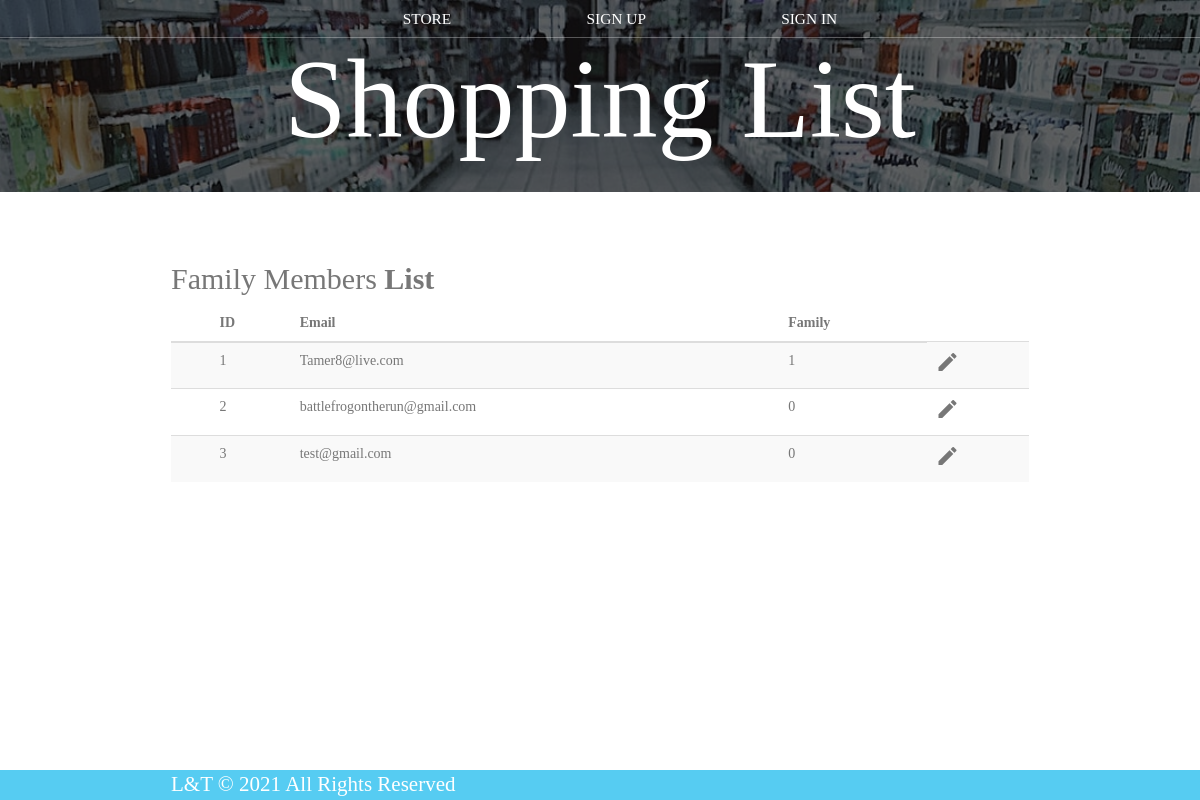
/family-members-control.php, run on an earlier commit of the app's database.
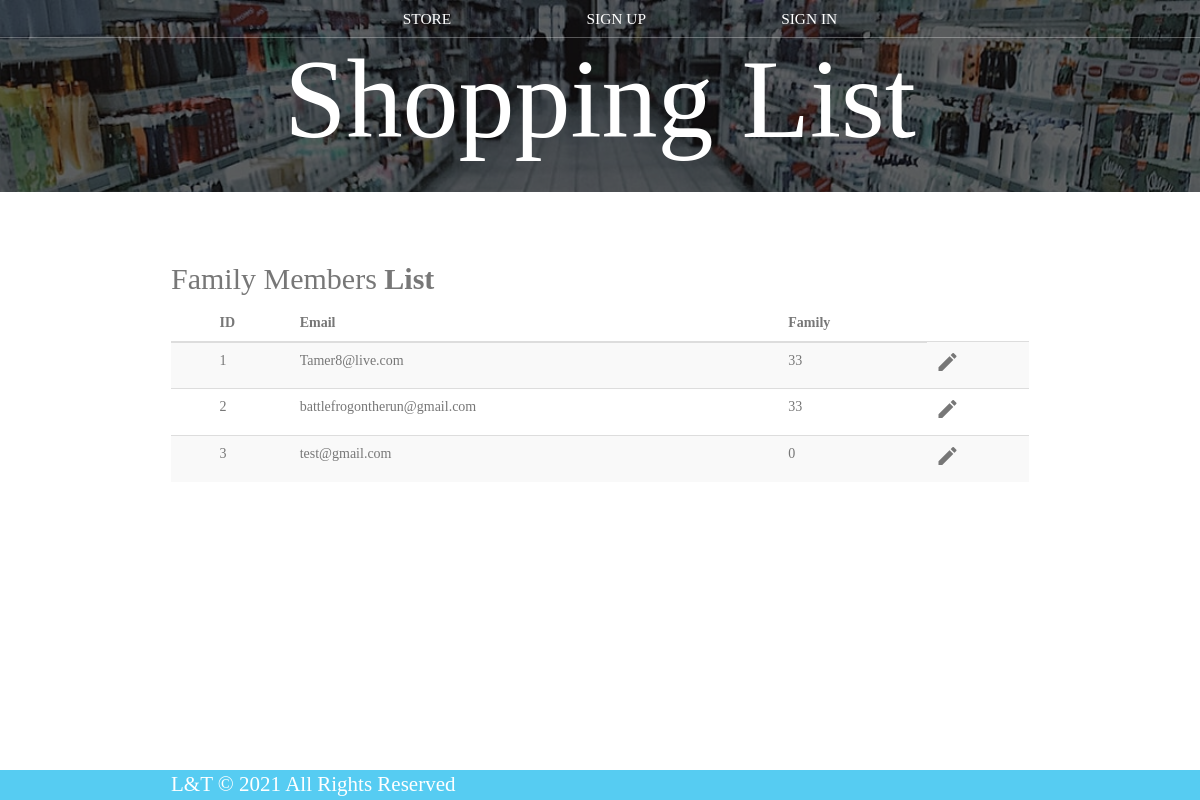
And on a later commit of the database.
### tables this page shows
CREATE TABLE `users` (
  `id` int(11) NOT NULL,
  `Nickname` varchar(255) NOT NULL,
  `Email` varchar(320) NOT NULL,
  `Phone` varchar(15) NOT NULL,
  `pass_word` varchar(11) NOT NULL,
  `reset_link_token` varchar(90) NOT NULL,
  `exp_date` timestamp NOT NULL DEFAULT current_timestamp() ON UPDATE current_timestamp(),
  `email_verification_link` varchar(255) NOT NULL,
  `email_verified_at` timestamp NULL DEFAULT NULL,
  `family_list` varchar(11) DEFAULT '0',
  `Admin` int(11) DEFAULT 0
);

### family-members-control.php (the view, shortened to what this page needs)
<?php
include 'dbConnection.php';
?>
<!DOCTYPE html>
<html lang="en">
<head>
	<link rel="stylesheet" href="https://maxcdn.bootstrapcdn.com/font-awesome/4.7.0/css/font-awesome.min.css">
	<link rel="stylesheet" href="https://maxcdn.bootstrapcdn.com/bootstrap/3.3.7/css/bootstrap.min.css">
	<link rel="stylesheet" href="styles.css" />
</head>
<body>
	<header class="main-header">
		<nav class="main-nav nav">
			<ul>
				<li><a href="index.php">STORE</a></li>
				<li><a href="Sign_up.php">SIGN UP</a></li>
				<li><a href="Sign_in.php">SIGN IN</a></li>
			</ul>
		</nav>
		<h1 class="band-name band-name-large">Shopping List</h1>
	</header><br><br>
	<div class="container">
		<div class="table-wrapper">
			<div class="table-title">
				<div class="row">
					<div class="col-sm-6">
						<h2>Family Members<b> List</b></h2>
					</div>
					<div class="col-sm-6">
					</div>
				</div>
			</div>
			<table class="table table-striped table-hover">
				<thead>
					<tr>
						<th>
						</th>
						<th>ID</th>
						<th>Email</th>
						<th>Family</th>
					</tr>
				</thead>
				<tbody>
					<?php
					$result = mysqli_query($conn, "SELECT * FROM users");
					$i = 1;
					while ($row = mysqli_fetch_array($result)) {
					?>
						<tr id="<?php echo $row["id"]; ?>">
							<td>
							</td>
							<td><?php echo $i; ?></td>
							<td><?php echo $row["Email"]; ?></td>
							<td><?php echo $row["family_list"]; ?></td>
							<td>
								<a href="#editEmployeeModal" class="edit" data-toggle="modal">
									<i class="material-icons update" data-toggle="tooltip" data-id="<?php echo $row["id"]; ?>" data-email="<?php echo $row["Email"]; ?>" data-family="<?php echo $row["family_list"]; ?>" title="Edit"></i>
								</a>
							</td>
						</tr>
					<?php
						$i++;
					}
					?>
				</tbody>
			</table>
		</div>
	</div>
	<footer class="main-footer">
		<div class="container main-footer-container">
			<h4 class="band-name">L&T © 2021 All Rights Reserved</h4>
		</div>
	</footer>
</body>
</html>

What changed in the data, as far as the page shows it:
changed users "Tamer8@live.com": family_list "1" → "33"
changed users "battlefrogontherun@gmail.com": family_list "0" → "33"
